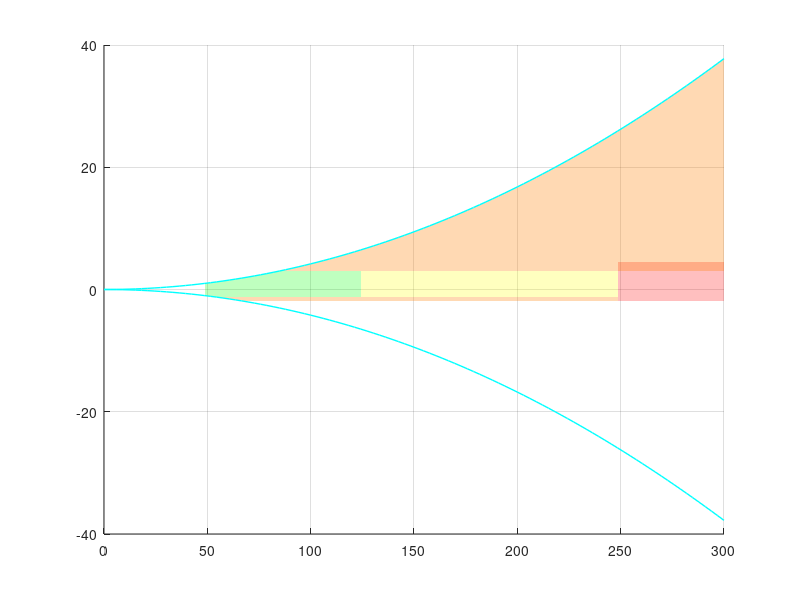

Write the MATLAB code that produced this figure. (Note: this script raises an error after producing the figure.)
% V-n diagram
close all; clear all; clc;
g = 32.2;
c = 0.86985; % feet
WS = 2.6;                 % lb/ft^2
rho = 0.0023; % slugs/ft^3
Cl_max = 0.86256;
Cn_max = Cl_max*1.1;
CL3 = 0.0589 * 180/pi; % rad
Kc = 33;                 
Ude = 12;
Ude2 = 6;                 % fps
V = linspace(0,300, 100);
% Kg and mug
mug = 2 * (WS / (rho * c * g * CL3));
Kg = 0.88 * (mug / (5.3 + mug));
% nlims
nlimpos = 3;
nlimneg = -0.4 * nlimpos;
% nults
nultpos = 1.5*nlimpos;
nultneg = 1.5*nlimneg;
% Stall and Cruise
Vstall = sqrt(2 * (WS / (rho * Cn_max)));
Vcruise_min = Kc*sqrt(WS);
Vdive_min = 1.25 * Vcruise_min;
Va = Vstall * sqrt(nlimpos);
% Stall lines
n = 0.5 .* rho .* V.^2 .* Cn_max .* (1/WS);
n_neg = -n;
% Gust lines
nlimgustC = 1 + ((Kg.*Ude.*V.*CL3)./(498 .* WS));
nlimgustCneg = 1 - ((Kg.*Ude.*V.*CL3)./(498 .* WS));
nlimgustD = 1 + ((Kg.*Ude2.*V.*CL3)./(498 .* WS));
nlimgustDneg = 1 - ((Kg.*Ude2.*V.*CL3)./(498 .* WS));

% vertical lines at vc and vd max
diff2 = nlimgustCneg - nultneg;
idx2 = find(diff2 .* circshift(diff2,-1) <= 0, 1);   % where signs change
V_int2 = V(idx2);
n_int2 = nlimgustCneg(idx2);
diff3 = nlimgustDneg - nultneg;
idx3 = find(diff3 .* circshift(diff3,-1) <= 0, 1);   % where signs change
V_int3 = V(idx3);
n_int3 = nlimgustDneg(idx3);

% Plot
figure; hold on; grid on;

% green region
Vg = V(V > Vstall & V <= V_int2);  
Vg = [Vstall Vg];                  
n_upper = min(interp1(V, n, Vg), nlimpos);
n_lower = max(interp1(V, n_neg, Vg), nlimneg);
fill([Vg fliplr(Vg)], [n_upper fliplr(n_lower)], 'g', 'FaceAlpha',0.25, 'EdgeColor','none');

% red region
Vr = V(V >= V_int3);                        
n_red_top = nultpos * ones(size(Vr));       
n_red_bottom = nultneg * ones(size(Vr));    
fill([Vr fliplr(Vr)], [n_red_top fliplr(n_red_bottom)], 'r', 'FaceAlpha',0.25, 'EdgeColor','none');

% orange region top
V_or = V(V>=Vstall);
stall_pos_or = n(V>=Vstall);
upper_or = max(stall_pos_or, nlimpos);
fill([V_or fliplr(V_or)], [upper_or fliplr(nlimpos*ones(size(upper_or)))], [1 0.5 0], 'FaceAlpha',0.30,'EdgeColor','none');

% orange region bottom
Vo_bot = V(V >= Vstall & V <= V_int3);               % same V range
n_orange_bottom2 = max(interp1(V, n_neg, Vo_bot), nultneg);  % top boundary = nultneg
n_orange_top2 = nlimneg * ones(size(Vo_bot));       % bottom boundary = nlimneg
fill([Vo_bot fliplr(Vo_bot)], [n_orange_top2 fliplr(n_orange_bottom2)], [1 0.5 0], 'FaceAlpha',0.30, 'EdgeColor','none');

% yellow region
Vy = V(V >= V_int2 & V <= V_int3);
y_upper = nlimpos * ones(size(Vy));
y_lower = nlimneg * ones(size(Vy));
fill([Vy fliplr(Vy)], [y_upper fliplr(y_lower)], 'y', 'FaceAlpha',0.25, 'EdgeColor','none');

% plot lines
plot(V, n, 'c', 'LineWidth', 1);
plot(V, n_neg, 'c','LineWidth', 1);
yline(0, '--k', 'LineWidth', 1);
yline(nlimpos, '--', 'LineWidth', 1);
yline(nlimneg, '--', 'LineWidth', 1);
yline(nultpos, '--m', 'LineWidth', 1);
yline(nultneg, '--m', 'LineWidth', 1);
plot(V, nlimgustC, '--g', 'LineWidth', 1);
plot(V, nlimgustCneg, '--g', 'LineWidth', 1);
plot(V, nlimgustD, '--b', 'LineWidth', 1);
plot(V, nlimgustDneg, '--b', 'LineWidth', 1);
plot(Vcruise_min, 0, 'ro', 'MarkerFaceColor','r');
text(Vcruise_min, 0, '  VC min', 'HorizontalAlignment','right', 'VerticalAlignment','top', 'Color','r', 'FontWeight','bold');
plot(Vstall, 0, 'ko', 'MarkerFaceColor', 'k');
text(Vstall, 0, '  Vstall', 'HorizontalAlignment','right', 'VerticalAlignment','bottom', 'Color','k', 'FontWeight','bold');
plot(Vdive_min, 0, 'bo', 'MarkerFaceColor', 'b');
text(Vdive_min, 0, '  VD min', 'HorizontalAlignment','left', 'VerticalAlignment','bottom', 'Color','b', 'FontWeight','bold');
plot(Va, 0, 'ko', 'MarkerFaceColor', 'k');
text(Va, 0, '  VA', 'HorizontalAlignment','right', 'VerticalAlignment','top', 'Color','k', 'FontWeight','bold');
title('V-n Diagram');
xlabel('V (ft/s)');
ylabel('n (Loading Factor)');
ylim([-2 4]);
text(V(end), n(end), ' Stall +', 'Color','b', 'HorizontalAlignment','right');
text(V(end), n_neg(end), ' Stall -', 'Color','b', 'HorizontalAlignment','right');
text(V(10), nlimgustC(10), ' + VC Gust', 'Color','g', 'HorizontalAlignment','right');
text(V(10), nlimgustCneg(10), ' - VC Gust', 'Color','g', 'HorizontalAlignment','right');
text(V(10), nlimgustD(10), ' + VD Gust', 'Color','b', 'HorizontalAlignment','right');
text(V(10), nlimgustDneg(10), ' - VD Gust', 'Color','b', 'HorizontalAlignment','right');
text(10, nlimpos, ' nlim positive', 'Color','k');
text(10, nlimneg, ' nlim negative', 'Color','k');
text(10, nultpos, ' nult positive', 'Color','m');
text(10, nultneg, ' nult negative', 'Color','m');
% intersection points
plot(V_int2, 0, 'ro', 'MarkerFaceColor', 'r');
text(V_int2, 0, '  VC max', 'HorizontalAlignment','left', 'VerticalAlignment','bottom', 'Color','r', 'FontWeight','bold');
xline(V_int2, 'm--', 'LineWidth', 1.5);
plot(V_int3, 0, 'bo', 'MarkerFaceColor', 'b');
text(V_int3, 0, '  VD max', 'HorizontalAlignment','left', 'VerticalAlignment','bottom', 'Color','b', 'FontWeight','bold');
xline(V_int3, 'm--', 'LineWidth', 1.5);
